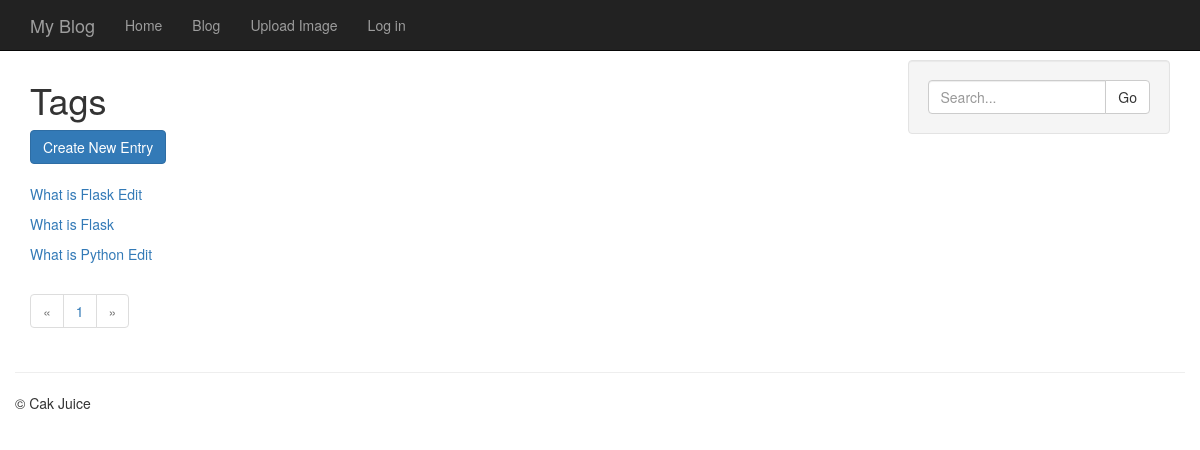
The page /entries/tags/python/ on the database as committed earlier.
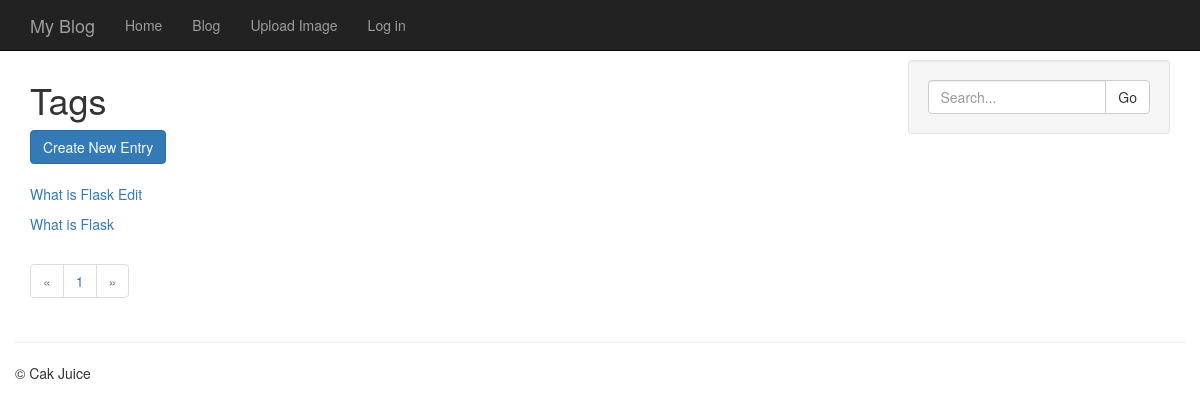
The same page on the database as committed later.
### models.py (models this page shows, shortened)
class Entry(db.Model):
	STATUS_PUBLIC = 0
	STATUS_DRAFT = 1
	STATUS_DELETED = 2
	id = db.Column(db.Integer, primary_key=True)
	title = db.Column(db.String(100))
	slug = db.Column(db.String(100), unique=True)
	body = db.Column(db.Text)
	status = db.Column(db.SmallInteger, default=STATUS_PUBLIC)
	created_timestamp = db.Column(db.DateTime, default=datetime.datetime.now)
	modified_timestamp = db.Column(db.DateTime, default=datetime.datetime.now, onupdate=datetime.datetime.now)
	author_id = db.Column(db.Integer, db.ForeignKey('user.id'))
	tags = db.relationship('Tag', secondary=entry_tags, backref=db.backref('entries', lazy='dynamic'))
	def __repr__(self):
		return '<Entry: {0}>'.format(self.title)

### entries/blueprint.py (the view)
@entries.route('/tags/<slug>/')
def tag_detail(slug):
	tag = Tag.query.filter(Tag.slug == slug).first_or_404()
	entries = tag.entries.order_by(Entry.created_timestamp.desc())
	return entry_list('entries/tag_detail.html', entries, tag=tag)

### app.py (called while the page is built)
@app.before_request
def _before_request():
	g.user = current_user

### helpers.py (called while the page is built)
def object_list(template_name, query, paginate_by=20, **context):
	page = request.args.get('page')
	if page and page.isdigit():
		page = int(page)
	else:
		page = 1
	object_list = query.paginate(page, paginate_by)
	return render_template(template_name, object_list=object_list, **context)

def entry_list(template, query, **context):
	query = filter_status_by_user(query)
	valid_statuses = (Entry.STATUS_PUBLIC, Entry.STATUS_DRAFT)
	query = query.filter(Entry.status.in_(valid_statuses))
	if request.args.get('q'):
		search = request.args['q']
		query = query.filter(
				(Entry.body.contains(search)) |
				(Entry.title.contains(search)))
	print(query.all())
	return object_list(template, query, **context)

def filter_status_by_user(query):
	if not g.user.is_authenticated:
		return query.filter(Entry.status == Entry.STATUS_PUBLIC)
	else:
		query = query.filter(
			(Entry.status == Entry.STATUS_PUBLIC) |
			((Entry.author == g.user) & (Entry.status != Entry.STATUS_DELETED)))
		return query

### templates/entries/tag_detail.html (shortened to what this page needs)
{% extends 'entries/base_entries.html' %}
{% block content_title %}Tags{% endblock %}

### templates/includes/list.html
{% for entry in object_list.items %}
	<p><a href="{{ url_for('entries.detail', slug=entry.slug) }}">{{ entry.title }}</a></p>
{% endfor %}

Rows that differ between the two databases and show on the page:
no longer on this page (row edited): Entry: title "What is Python Edit"
